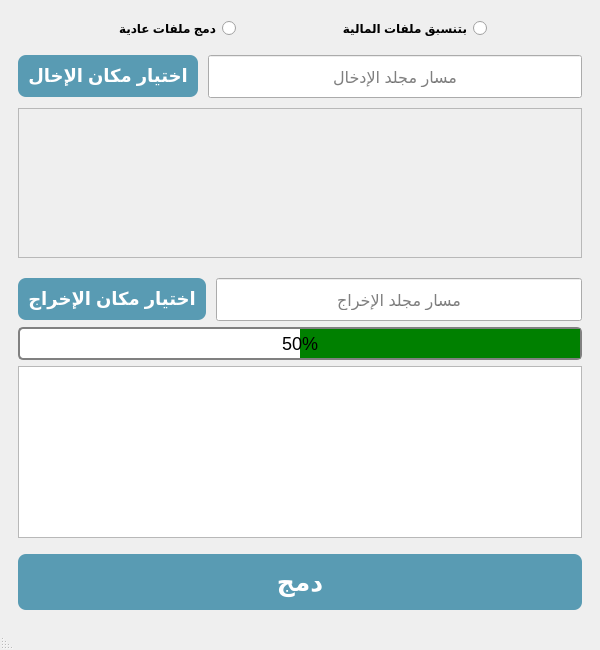
<?xml version="1.0" encoding="UTF-8"?>
<ui version="4.0">
 <class>MainWindow</class>
 <widget class="QMainWindow" name="MainWindow">
  <property name="geometry">
   <rect>
    <x>0</x>
    <y>0</y>
    <width>600</width>
    <height>650</height>
   </rect>
  </property>
  <property name="contextMenuPolicy">
   <enum>Qt::NoContextMenu</enum>
  </property>
  <property name="windowTitle">
   <string>MainWindow</string>
  </property>
  <property name="statusTip">
   <string notr="true"/>
  </property>
  <property name="layoutDirection">
   <enum>Qt::RightToLeft</enum>
  </property>
  <property name="styleSheet">
   <string notr="true">QPushButton, QLineEdit, QPlainTextEdit{
 margin-top: 10px;

}
QRadioButton{
	font:  10pt &quot;Arial&quot;;
font-weight:900;
}</string>
  </property>
  <property name="toolButtonStyle">
   <enum>Qt::ToolButtonTextOnly</enum>
  </property>
  <widget class="QWidget" name="centralwidget">
   <layout class="QGridLayout" name="gridLayout">
    <item row="0" column="1">
     <widget class="QWidget" name="widget" native="true">
      <property name="sizePolicy">
       <sizepolicy hsizetype="Expanding" vsizetype="Expanding">
        <horstretch>0</horstretch>
        <verstretch>0</verstretch>
       </sizepolicy>
      </property>
      <layout class="QGridLayout" name="gridLayout_2">
       <property name="sizeConstraint">
        <enum>QLayout::SetDefaultConstraint</enum>
       </property>
       <item row="2" column="0">
        <layout class="QVBoxLayout" name="verticalLayout">
         <property name="spacing">
          <number>10</number>
         </property>
         <item>
          <layout class="QHBoxLayout" name="horizontalLayout">
           <item>
            <widget class="QLineEdit" name="input_text">
             <property name="font">
              <font>
               <pointsize>12</pointsize>
              </font>
             </property>
             <property name="styleSheet">
              <string notr="true">QLineEdit{
padding: 10 10 10 10;

}
</string>
             </property>
             <property name="alignment">
              <set>Qt::AlignCenter</set>
             </property>
             <property name="placeholderText">
              <string>مسار مجلد الإدخال</string>
             </property>
            </widget>
           </item>
           <item>
            <widget class="QPushButton" name="input_btn">
             <property name="font">
              <font>
               <family>Arial</family>
               <pointsize>-1</pointsize>
               <weight>75</weight>
               <bold>true</bold>
              </font>
             </property>
             <property name="styleSheet">
              <string notr="true">QPushButton{
	background:linear-gradient(to bottom, #599bb3 5%, #408c99 100%);
	background-color:#599bb3;
	border-radius:8px;
	color:#ffffff;
	font-family:Arial;
	font-size:18px;
	font-weight:bold;
	padding:10px 10px 10px 10px;
}

QPushButton:hover {
	background:linear-gradient(to bottom, #408c99 5%, #599bb3 100%);
	background-color:#408c99;
}
QPushButton:active {
	position:relative;
	top:1px;
}
</string>
             </property>
             <property name="text">
              <string>اختيار مكان الإخال</string>
             </property>
            </widget>
           </item>
          </layout>
         </item>
         <item>
          <widget class="QScrollArea" name="scrollArea">
           <property name="enabled">
            <bool>true</bool>
           </property>
           <property name="sizePolicy">
            <sizepolicy hsizetype="Expanding" vsizetype="Fixed">
             <horstretch>0</horstretch>
             <verstretch>0</verstretch>
            </sizepolicy>
           </property>
           <property name="minimumSize">
            <size>
             <width>0</width>
             <height>150</height>
            </size>
           </property>
           <property name="maximumSize">
            <size>
             <width>16777215</width>
             <height>16777215</height>
            </size>
           </property>
           <property name="font">
            <font>
             <kerning>true</kerning>
            </font>
           </property>
           <property name="widgetResizable">
            <bool>true</bool>
           </property>
           <widget class="QWidget" name="scroll_list_input_files">
            <property name="geometry">
             <rect>
              <x>0</x>
              <y>0</y>
              <width>560</width>
              <height>148</height>
             </rect>
            </property>
            <layout class="QVBoxLayout" name="verticalLayout_2"/>
           </widget>
          </widget>
         </item>
         <item>
          <layout class="QHBoxLayout" name="horizontalLayout_3">
           <item>
            <widget class="QLineEdit" name="output_text">
             <property name="font">
              <font>
               <pointsize>12</pointsize>
              </font>
             </property>
             <property name="styleSheet">
              <string notr="true">QLineEdit{
padding: 10 10 10 10;
}</string>
             </property>
             <property name="alignment">
              <set>Qt::AlignCenter</set>
             </property>
             <property name="placeholderText">
              <string>مسار مجلد الإخراج</string>
             </property>
            </widget>
           </item>
           <item>
            <widget class="QPushButton" name="output_btn">
             <property name="font">
              <font>
               <family>Arial</family>
               <pointsize>-1</pointsize>
               <weight>75</weight>
               <bold>true</bold>
              </font>
             </property>
             <property name="styleSheet">
              <string notr="true">QPushButton{
	background:linear-gradient(to bottom, #599bb3 5%, #408c99 100%);
	background-color:#599bb3;
	border-radius:8px;
	color:#ffffff;
	font-family:Arial;
	font-size:18px;
	font-weight:bold;
	padding:10px 10px 10px 10px;
}

QPushButton:hover {
	background:linear-gradient(to bottom, #408c99 5%, #599bb3 100%);
	background-color:#408c99;
}
QPushButton:active {
	position:relative;
	top:1px;
}
</string>
             </property>
             <property name="text">
              <string>اختيار مكان الإخراج</string>
             </property>
            </widget>
           </item>
          </layout>
         </item>
        </layout>
       </item>
       <item row="3" column="0">
        <widget class="QProgressBar" name="progressBar">
         <property name="font">
          <font>
           <pointsize>-1</pointsize>
          </font>
         </property>
         <property name="styleSheet">
          <string notr="true">QProgressBar
{
    border: 2px solid grey;
    border-radius: 5px;
    text-align: center;
 font-size: 18px;
	color:black;

}
QProgressBar::chunk
{
    background-color: green;
    width: 2.15px;
}</string>
         </property>
         <property name="value">
          <number>50</number>
         </property>
        </widget>
       </item>
       <item row="4" column="0">
        <widget class="QTextEdit" name="log_text">
         <property name="font">
          <font>
           <pointsize>12</pointsize>
          </font>
         </property>
         <property name="readOnly">
          <bool>true</bool>
         </property>
        </widget>
       </item>
       <item row="6" column="0">
        <widget class="QPushButton" name="generate_btn">
         <property name="sizePolicy">
          <sizepolicy hsizetype="Expanding" vsizetype="Fixed">
           <horstretch>0</horstretch>
           <verstretch>0</verstretch>
          </sizepolicy>
         </property>
         <property name="font">
          <font>
           <family>Arial</family>
           <pointsize>-1</pointsize>
           <weight>75</weight>
           <bold>true</bold>
          </font>
         </property>
         <property name="styleSheet">
          <string notr="true">QPushButton{
	background:linear-gradient(to bottom, #599bb3 5%, #408c99 100%);
	background-color:#599bb3;
	border-radius:8px;
	color:#ffffff;
	font-family:Arial;
	font-size:25px;
	font-weight:bold;
	padding:13px 32px;
}

QPushButton:hover {
	background:linear-gradient(to bottom, #408c99 5%, #599bb3 100%);
	background-color:#408c99;
}
QPushButton:active {
	position:relative;
	top:1px;
}
</string>
         </property>
         <property name="text">
          <string>دمج</string>
         </property>
        </widget>
       </item>
       <item row="0" column="0">
        <layout class="QHBoxLayout" name="horizontalLayout_2">
         <item>
          <spacer name="horizontalSpacer">
           <property name="orientation">
            <enum>Qt::Horizontal</enum>
           </property>
           <property name="sizeHint" stdset="0">
            <size>
             <width>40</width>
             <height>20</height>
            </size>
           </property>
          </spacer>
         </item>
         <item>
          <widget class="QRadioButton" name="radioButton_op_1">
           <property name="text">
            <string>بتنسبق ملفات المالية</string>
           </property>
          </widget>
         </item>
         <item>
          <spacer name="horizontalSpacer_3">
           <property name="orientation">
            <enum>Qt::Horizontal</enum>
           </property>
           <property name="sizeHint" stdset="0">
            <size>
             <width>40</width>
             <height>20</height>
            </size>
           </property>
          </spacer>
         </item>
         <item>
          <widget class="QRadioButton" name="radioButton_op_2">
           <property name="text">
            <string>دمج ملفات عادية</string>
           </property>
          </widget>
         </item>
         <item>
          <spacer name="horizontalSpacer_2">
           <property name="orientation">
            <enum>Qt::Horizontal</enum>
           </property>
           <property name="sizeHint" stdset="0">
            <size>
             <width>40</width>
             <height>20</height>
            </size>
           </property>
          </spacer>
         </item>
        </layout>
       </item>
      </layout>
      <zorder>log_text</zorder>
      <zorder>generate_btn</zorder>
      <zorder>progressBar</zorder>
     </widget>
    </item>
   </layout>
  </widget>
  <widget class="QStatusBar" name="statusbar"/>
 </widget>
 <resources/>
 <connections/>
</ui>
